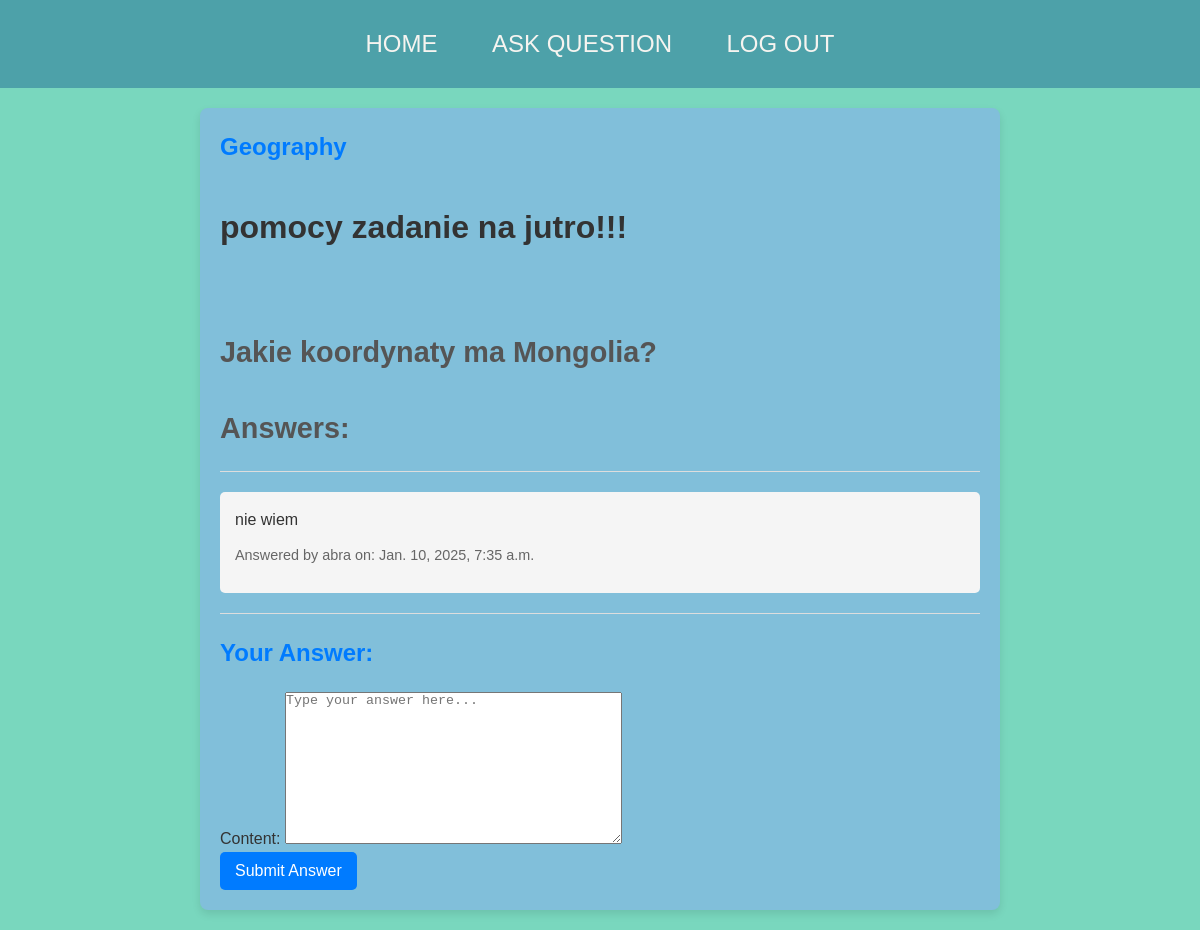
Page /learno/question/17/ (signed in) on the committed database.
### myapp/models.py (models this page shows, shortened)
class Question(models.Model):
    user = models.ForeignKey(User,on_delete=CASCADE,null=True)
    topic = models.ForeignKey(subject, related_name='questions',on_delete=models.SET_NULL,null=True)
    title = models.CharField(max_length=120,null=False,default="Tytuł pytania")
    question = models.TextField(null=True)
    created = models.DateTimeField(auto_now_add=True,null=True)
    class Meta():
        ordering = ['-created']

class subject(models.Model):
    name = models.CharField(max_length=150,null=False)
    def __str__(self):
        return str(self.name)

class Answer(models.Model):
    question = models.ForeignKey(Question, related_name='answers', on_delete=models.CASCADE)
    content = models.TextField()
    user = models.ForeignKey(User, on_delete=models.CASCADE)
    created = models.DateTimeField(auto_now_add=True)

### myapp/views.py (the view)
# urls.py: path('question/<int:qs_id>/',views.question_detail,name = "question"),
@login_required(login_url='login')
def question_detail(request, qs_id):
    question = get_object_or_404(Question, id=qs_id)
    answers = question.answers.all()
    if request.method == 'POST':
        form = AnswerForm(request.POST)
        if form.is_valid():
            answer = form.save(commit=False)
            answer.question = question
            answer.user = request.user
            answer.save()
            return redirect('question', qs_id=question.id)
    else:
        form = AnswerForm()
    return render(request, 'question_detail.html', {'question': question, 'answers': answers, 'form': form})

### myapp/forms.py
class AnswerForm(ModelForm):
    class Meta:
        model = Answer
        fields = ['content']
        widgets = {
            'content': forms.Textarea(attrs={'class': 'form-control', 'placeholder': 'Type your answer here...'}),
        }

### myapp/templates/question_detail.html (shortened to what this page needs)
{% extends 'main.html' %}
{% load static %}
{% block css %}<link rel="stylesheet" href="{% static 'ques_detail.css' %}">{% endblock css %}
{% block content %}
<div class="container">
    <h3>{{ question.topic }}</h3><br>
    <h1>{{ question.title}}</h2><br>
    <h2>{{ question.question }}</h1>
    <h2>Answers:</h2>
    {% for answer in answers %}
    <hr>
    <div class="answer">
        <p>{{ answer.content }}</p>
        <p><small>Answered by {{ answer.user.username }} on: {{ answer.created }}</small></p>
    </div>
    {% empty %}
    <p>No answers yet. Be the first to answer!</p>
    {% endfor %}
    <hr>
    <h3>Your Answer:</h3>
    <form method="post">
        {{ form.as_p }}
        <button type="submit">Submit Answer</button>
    </form>
</div>
{% endblock content %}

### static/style.css (style rules this page uses)
* { margin: 0; padding: 0; box-sizing: border-box; }
body { background-color: #79D7BE; font-family: Arial, sans-serif; }

### static/ques_detail.css (style rules this page uses)
.container { max-width: 800px; margin: 20px auto; background: #81BFDA; padding: 20px; border-radius: 8px; box-shadow: 0 4px 8px rgba(0, 0, 0, 0.1); font-family: Arial, sans-serif; color: #333; line-height: 1.6; }
.container h3 { font-size: 1.5rem; color: #007bff; margin-bottom: 10px; }
.container h1 { font-size: 2rem; margin-bottom: 20px; color: #333; }
.container h2 { margin-top: 30px; font-size: 1.8rem; color: #555; }
.container .answer { background: whitesmoke; padding: 15px; border-radius: 5px; margin-bottom: 15px; }
.container .answer p { margin-bottom: 10px; font-size: 1rem; }
.container .answer small { font-size: 0.9rem; color: #666; }
.container form { margin-top: 20px; }
.container form button { background: #007bff; color: white; border: none; padding: 10px 15px; border-radius: 5px; cursor: pointer; font-size: 1rem; transition: 0.3s; }
.container hr { border: 0; border-top: 1px solid #ddd; margin: 20px 0; }

### rows in the picture
Question: topic "Geography", title "pomocy zadanie na jutro!!!", question "Jakie koordynaty ma Mongolia?"
Answer: content "nie wiem", user.username "abra", created "Jan. 10, 2025, 7:35 a.m."
